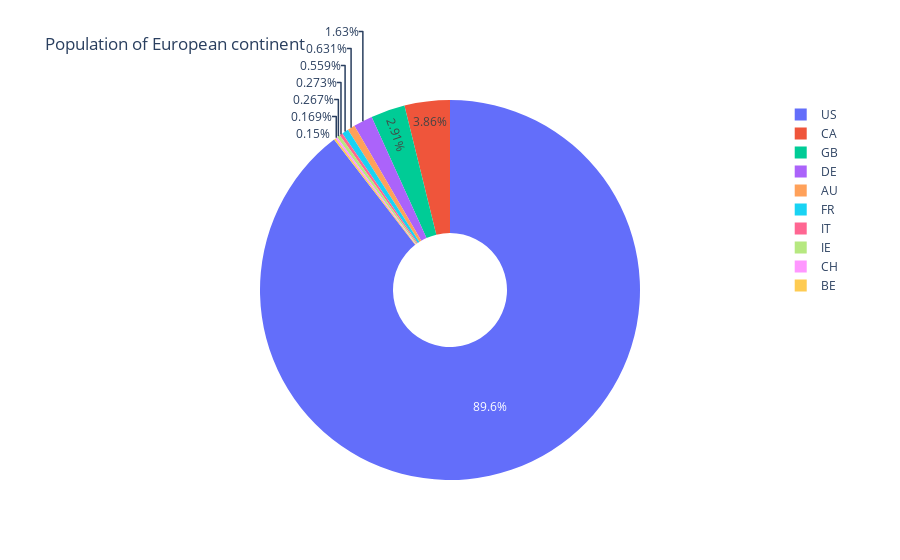

Source (notebook cell):
### Code cell
# Chart above without log scale
fig = px.pie(tr, values='MERCHANT_ID', names=tr.index, title='Population of European continent', hole=0.3)
fig.show()

### Figure 1 — Plotly figure (JSON) as saved in the notebook; plotly's stock layout.template omitted (floating-point values rounded to 4 significant figures)
{"data": [{"domain": {"x": [0, 1], "y": [0, 1]}, "hole": 0.3, "hovertemplate": "ADDRESS_TO_COUNTRY=%{label}<br>MERCHANT_ID=%{value}<extra></extra>", "labels": ["BE", "CH", "IE", "IT", "FR", "AU", "DE", "GB", "CA", "US"], "legendgroup": "", "name": "", "showlegend": true, "type": "pie", "values": [23, 26, 41, 42, 86, 97, 251, 447, 593, 13765]}], "layout": {"legend": {"tracegroupgap": 0}, "title": {"text": "Population of European continent"}}}
